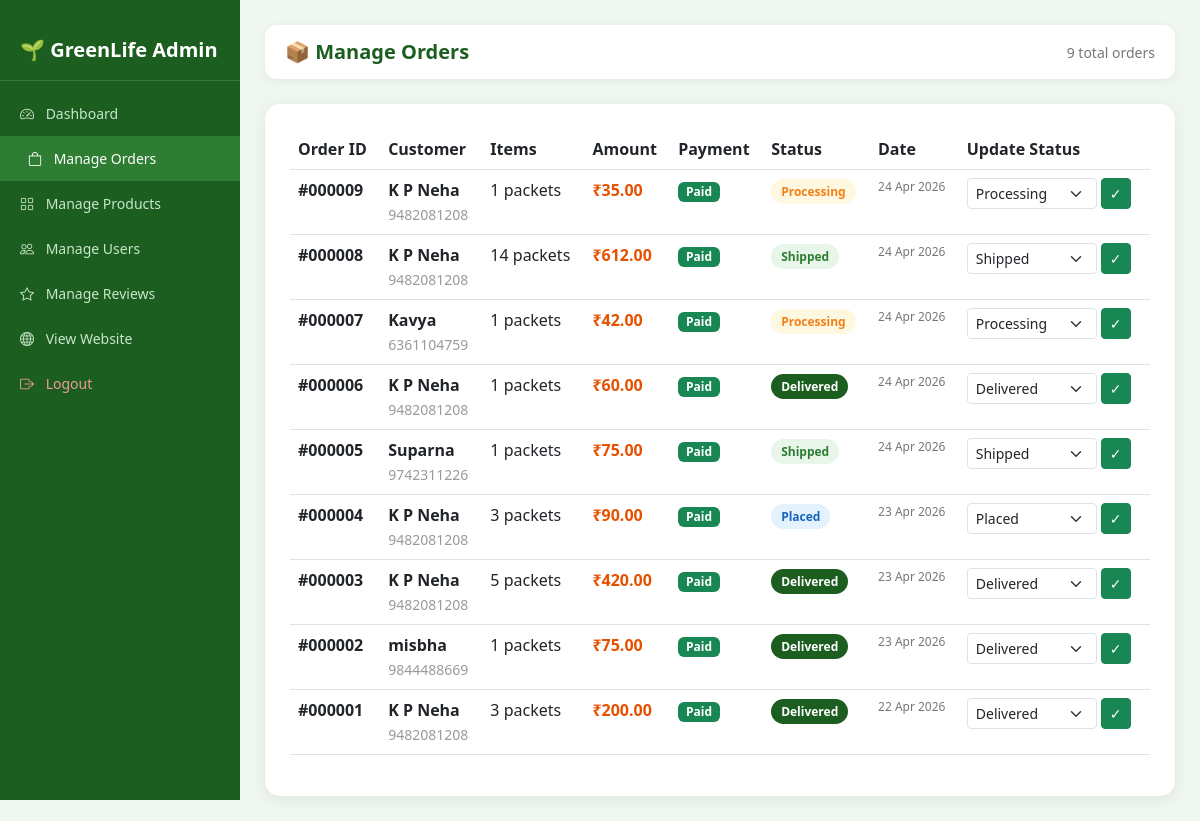
The app's page /admin/manage_orders.php (signed in) with its own data.
### tables this page shows
CREATE TABLE `orders` (
  `id` int(11) NOT NULL,
  `user_id` int(11) NOT NULL,
  `total_amount` decimal(10,2) NOT NULL,
  `discount` decimal(10,2) DEFAULT 0.00,
  `final_amount` decimal(10,2) NOT NULL,
  `full_name` varchar(100) NOT NULL,
  `address` text NOT NULL,
  `city` varchar(100) NOT NULL,
  `pincode` varchar(10) NOT NULL,
  `mobile` varchar(15) NOT NULL,
  `alt_mobile` varchar(15) DEFAULT NULL,
  `email` varchar(100) NOT NULL,
  `payment_id` varchar(100) DEFAULT NULL,
  `payment_status` enum('pending','paid','failed') DEFAULT 'pending',
  `order_status` enum('placed','processing','shipped','delivered') DEFAULT 'placed',
  `created_at` timestamp NOT NULL DEFAULT current_timestamp()
);

CREATE TABLE `users` (
  `id` int(11) NOT NULL,
  `name` varchar(100) NOT NULL,
  `email` varchar(100) NOT NULL,
  `mobile` varchar(15) NOT NULL,
  `place` varchar(100) NOT NULL,
  `password` varchar(255) NOT NULL,
  `is_verified` tinyint(1) DEFAULT 0,
  `created_at` timestamp NOT NULL DEFAULT current_timestamp()
);

### admin/manage_orders.php (the view, shortened to what this page needs)
<?php
require_once '../includes/db.php';
$orders = $pdo->query("SELECT o.*, u.name as user_name, u.email as user_email
                        FROM orders o
                        JOIN users u ON o.user_id = u.id
                        ORDER BY o.created_at DESC")->fetchAll();
?>
<!DOCTYPE html>
<html lang="en">
<head>
    <link rel="stylesheet" href="https://cdn.jsdelivr.net/npm/bootstrap@5.3.0/dist/css/bootstrap.min.css">
    <link rel="stylesheet" href="https://cdn.jsdelivr.net/npm/bootstrap-icons@1.10.5/font/bootstrap-icons.css">
</head>
<body>
<div class="sidebar">
    <div class="sidebar-brand">🌱 GreenLife Admin</div>
    <a href="dashboard.php" class="sidebar-link"><i class="bi bi-speedometer2"></i> Dashboard</a>
    <a href="manage_orders.php" class="sidebar-link active"><i class="bi bi-bag"></i> Manage Orders</a>
    <a href="manage_products.php" class="sidebar-link"><i class="bi bi-grid"></i> Manage Products</a>
    <a href="manage_users.php" class="sidebar-link"><i class="bi bi-people"></i> Manage Users</a>
    <a href="manage_reviews.php" class="sidebar-link"><i class="bi bi-star"></i> Manage Reviews</a>
    <a href="../index.php" class="sidebar-link"><i class="bi bi-globe"></i> View Website</a>
    <a href="admin_logout.php" class="sidebar-link" style="color:#ef9a9a;">
        <i class="bi bi-box-arrow-right"></i> Logout
    </a>
</div>
<div class="main-content">
    <div class="top-bar">
        <h5 style="margin:0; color:#1b5e20; font-weight:700;">📦 Manage Orders</h5>
        <span style="color:#777; font-size:14px;"><?= count($orders) ?> total orders</span>
    </div>
    <div class="table-box">
        <div class="table-responsive">
            <table class="table table-hover">
                <thead style="background:#e8f5e9;">
                    <tr>
                        <th>Order ID</th>
                        <th>Customer</th>
                        <th>Items</th>
                        <th>Amount</th>
                        <th>Payment</th>
                        <th>Status</th>
                        <th>Date</th>
                        <th>Update Status</th>
                    </tr>
                </thead>
                <tbody>
                <?php foreach ($orders as $order):
                    $stmt = $pdo->prepare("SELECT SUM(quantity) FROM order_items WHERE order_id = ?");
                    $stmt->execute([$order['id']]);
                    $item_count = $stmt->fetchColumn();
                ?>
                <tr>
                    <td><strong>#<?= str_pad($order['id'], 6, '0', STR_PAD_LEFT) ?></strong></td>
                    <td>
                        <strong><?= htmlspecialchars($order['user_name']) ?></strong><br>
                        <small style="color:#999;"><?= htmlspecialchars($order['mobile']) ?></small>
                    </td>
                    <td><?= $item_count ?> packets</td>
                    <td style="color:#e65100; font-weight:600;">
                        ₹<?= number_format($order['final_amount'], 2) ?>
                    </td>
                    <td>
                        <span class="badge <?= $order['payment_status']=='paid' ? 'bg-success' : 'bg-warning' ?>">
                            <?= ucfirst($order['payment_status']) ?>
                        </span>
                    </td>
                    <td>
                        <span class="status-badge status-<?= $order['order_status'] ?>">
                            <?= ucfirst($order['order_status']) ?>
                        </span>
                    </td>
                    <td style="font-size:12px; color:#777;">
                        <?= date('d M Y', strtotime($order['created_at'])) ?>
                    </td>
                    <td>
                        <form method="POST" class="d-flex gap-1">
                            <select name="order_status" class="form-select form-select-sm"
                                    style="width:130px;">
                                <option value="placed"     <?= $order['order_status']=='placed'     ? 'selected':'' ?>>Placed</option>
                                <option value="processing" <?= $order['order_status']=='processing' ? 'selected':'' ?>>Processing</option>
                                <option value="shipped"    <?= $order['order_status']=='shipped'    ? 'selected':'' ?>>Shipped</option>
                                <option value="delivered"  <?= $order['order_status']=='delivered'  ? 'selected':'' ?>>Delivered</option>
                            </select>
                            <button type="submit" name="update_status"
                                    class="btn btn-success btn-sm">✓</button>
                        </form>
                    </td>
                </tr>
                <?php endforeach; ?>
                </tbody>
            </table>
        </div>
    </div>
</div>
</body>
</html>

### admin/manage_orders.php (style rules this page uses)
body { background-color: #f0f7f0; font-family: 'Segoe UI', sans-serif; }
.sidebar { background: #1b5e20; min-height: 100vh; padding: 20px 0; position: fixed; width: 240px; top: 0; left: 0; z-index: 100; }
.sidebar-brand { color: white; font-size: 20px; font-weight: 700; padding: 15px 20px; border-bottom: 1px solid #2e7d32; margin-bottom: 10px; }
.sidebar-link { display: block; color: #c8e6c9; padding: 12px 20px; text-decoration: none; font-size: 14px; transition: all 0.2s; }
.sidebar-link:hover, .sidebar-link.active { background: #2e7d32; color: white; padding-left: 28px; }
.sidebar-link i { margin-right: 8px; }
.main-content { margin-left: 240px; padding: 25px; }
.top-bar { background: white; border-radius: 12px; padding: 15px 20px; margin-bottom: 25px; display: flex; justify-content: space-between; align-items: center; box-shadow: 0 2px 10px rgba(0,0,0,0.06); }
.table-box { background: white; border-radius: 15px; padding: 25px; box-shadow: 0 3px 15px rgba(0,0,0,0.08); }
.status-badge { padding: 4px 10px; border-radius: 20px; font-size: 12px; font-weight: 600; }
.status-placed { background: #e3f2fd; color: #1565c0; }
.status-processing { background: #fff8e1; color: #f57f17; }
.status-shipped { background: #e8f5e9; color: #2e7d32; }
.status-delivered { background: #1b5e20; color: white; }

### records on screen
orders: id "000009", user.name "K P Neha", mobile "9482081208", item_count "1", final_amount "35.00", payment_status "Paid", order_status "Processing", created_at "24 Apr 2026"
orders: id "000008", user.name "K P Neha", mobile "9482081208", item_count "14", final_amount "612.00", payment_status "Paid", order_status "Shipped", created_at "24 Apr 2026"
orders: id "000007", user.name "Kavya", mobile "6361104759", item_count "1", final_amount "42.00", payment_status "Paid", order_status "Processing", created_at "24 Apr 2026"
orders: id "000006", user.name "K P Neha", mobile "9482081208", item_count "1", final_amount "60.00", payment_status "Paid", order_status "Delivered", created_at "24 Apr 2026"
orders: id "000005", user.name "Suparna", mobile "9742311226", item_count "1", final_amount "75.00", payment_status "Paid", order_status "Shipped", created_at "24 Apr 2026"
orders: id "000004", user.name "K P Neha", mobile "9482081208", item_count "3", final_amount "90.00", payment_status "Paid", order_status "Placed", created_at "23 Apr 2026"
orders: id "000003", user.name "K P Neha", mobile "9482081208", item_count "5", final_amount "420.00", payment_status "Paid", order_status "Delivered", created_at "23 Apr 2026"
orders: id "000002", user.name "misbha", mobile "9844488669", item_count "1", final_amount "75.00", payment_status "Paid", order_status "Delivered", created_at "23 Apr 2026"
orders: id "000001", user.name "K P Neha", mobile "9482081208", item_count "3", final_amount "200.00", payment_status "Paid", order_status "Delivered", created_at "22 Apr 2026"

### other values on screen
count($orders) "9"
